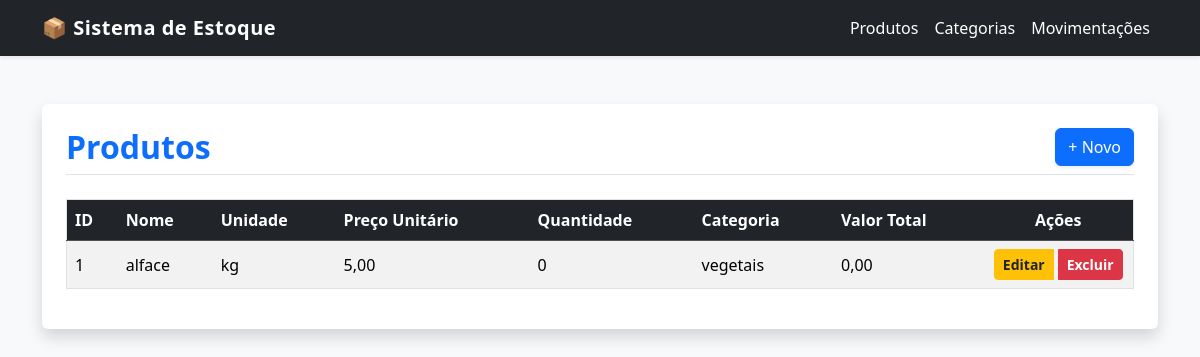
Page /produtos/listar/ on the committed database.
### app/models.py (models this page shows, shortened)
class Produto(models.Model):
    nome = models.CharField(max_length=100)
    unidade_medida = models.CharField(max_length = 10)
    preco = models.DecimalField(max_digits=10, decimal_places=2)
    quantidade = models.IntegerField()
    categoria_id = models.ForeignKey(Categoria, on_delete=models.CASCADE)
    @property
    def valor_total(self):
        return self.quantidade*self.preco

class Categoria(models.Model):
    nome = models.CharField(max_length=100)
    def __str__(self):
        return self.nome

### app/views.py (the view)
# urls.py: path('produtos/listar/', views.view_generica_listar, {
def view_generica_listar(request, modelo, titulo, campos, cabecalhos, url_novo=None, url_editar=None, url_excluir=None):
    registros = modelo.objects.all()
    linhas = []
    for obj in registros:
        valores_da_linha = [getattr(obj, nome_do_campo) for nome_do_campo in campos]
        linhas.append({'id': obj.id, 'valores': valores_da_linha})
    contexto = {
        'titulo': titulo,
        'cabecalhos': cabecalhos,
        'linhas': linhas,
        'url_novo': url_novo,
        'url_editar': url_editar,
        'url_excluir': url_excluir,
    }
    return render(request, 'comum/listar_generico.html', contexto)

### app/templates/comum/listar_generico.html (shortened to what this page needs)
{% extends 'comum/base.html' %}
{% block conteudo %}
    <div class="d-flex justify-content-between align-items-center mb-4 pb-2 border-bottom">
        <h2 class="text-primary fw-bold mb-0">{{ titulo }}</h2>
        <div>
            {% if url_novo %}
                <a href="{% url url_novo %}" class="btn btn-primary shadow-sm">+ Novo</a>
            {% endif %}
        </div>
    </div>
    <div class="table-responsive">
        <table class="table table-striped table-hover align-middle border">
            <thead class="table-dark">
                <tr>
                    {% for cabecalho in cabecalhos %}
                        <th>{{ cabecalho }}</th>
                    {% endfor %}
                    {% if url_editar or url_excluir %}
                        <th class="text-center" style="width: 150px;">Ações</th>
                    {% endif %}
                </tr>
            </thead>
            <tbody>
                {% for linha in linhas %}
                <tr>
                    {% for valor in linha.valores %}
                        <td>{{ valor }}</td>
                    {% endfor %}
                    {% if url_editar or url_excluir %}
                    <td class="text-center">
                        <div class="btn-group" role="group">
                            {% if url_editar %}
                                <a href="{% url url_editar linha.id %}" class="btn btn-sm btn-warning text-dark fw-semibold">Editar</a>
                            {% endif %}
                            {% if url_excluir %}
                                <a href="{% url url_excluir linha.id %}" class="btn btn-sm btn-danger fw-semibold ms-1">Excluir</a>
                            {% endif %}
                        </div>
                    </td>
                    {% endif %}
                </tr>
                {% empty %}
                <tr>
                    <td colspan="100%" class="text-center text-muted py-5">
                        <span class="fs-5">Nenhum registro encontrado nesta seção.</span>
                    </td>
                </tr>
                {% endfor %}
            </tbody>
        </table>
    </div>
{% endblock %}

### app/templates/comum/base.html (style rules this page uses)
body { background-color: #f8f9fa; }

### rows in the picture
Produto: valores "alface" "kg" "5,00"
Categoria: nome "vegetais"

### other values in the picture
{{ titulo }} "Produtos"
{{ cabecalho }} "ID" "Nome" "Unidade" "Preço Unitário" "Quantidade" "Categoria" "Valor Total"
{{ valor }} "1" "0" "0,00"
